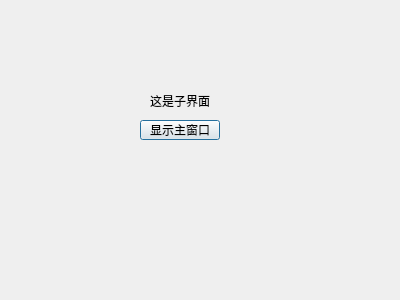
<?xml version="1.0" encoding="UTF-8"?>
<ui version="4.0">
 <class>childDialog</class>
 <widget class="QDialog" name="childDialog">
  <property name="geometry">
   <rect>
    <x>0</x>
    <y>0</y>
    <width>400</width>
    <height>300</height>
   </rect>
  </property>
  <property name="windowTitle">
   <string>Dialog</string>
  </property>
  <widget class="QLabel" name="label">
   <property name="geometry">
    <rect>
     <x>150</x>
     <y>80</y>
     <width>91</width>
     <height>41</height>
    </rect>
   </property>
   <property name="text">
    <string>这是子界面</string>
   </property>
  </widget>
  <widget class="QPushButton" name="showMainWindow">
   <property name="geometry">
    <rect>
     <x>140</x>
     <y>120</y>
     <width>80</width>
     <height>20</height>
    </rect>
   </property>
   <property name="text">
    <string>显示主窗口</string>
   </property>
  </widget>
 </widget>
 <resources/>
 <connections/>
</ui>
